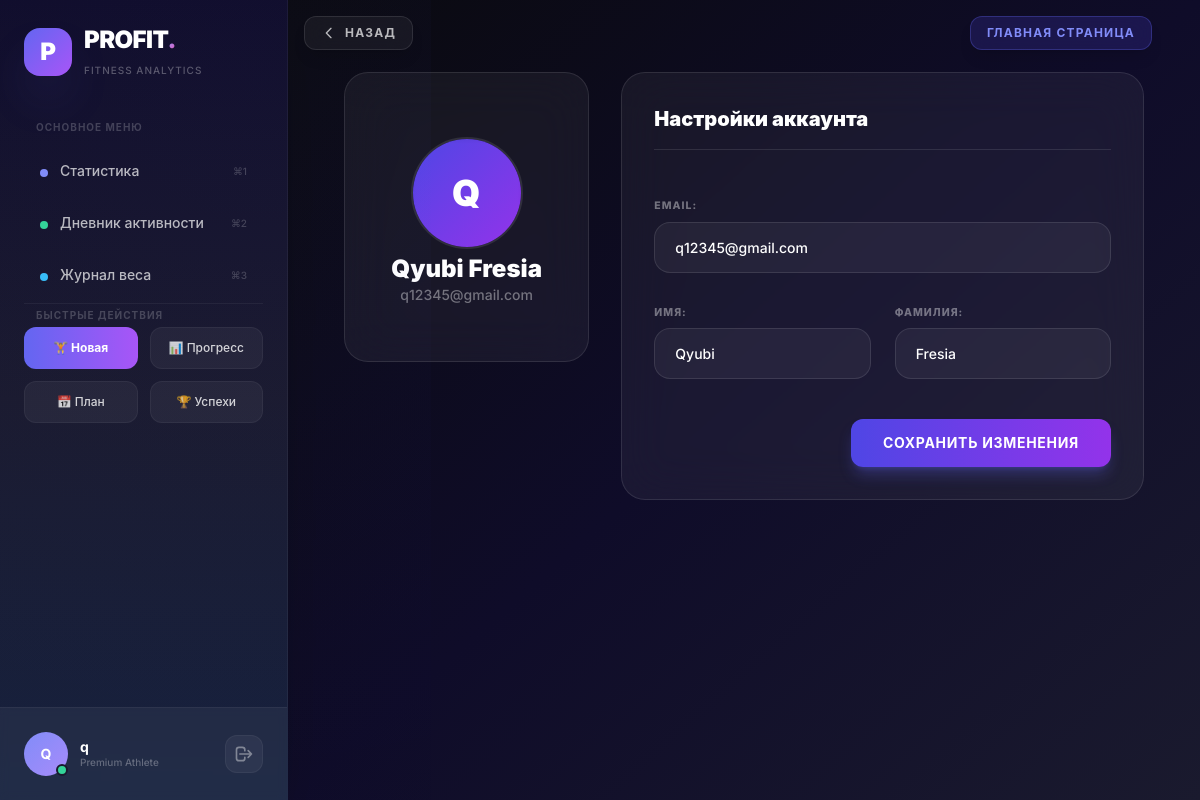
The app's page /users/profile/ (signed in), older data.
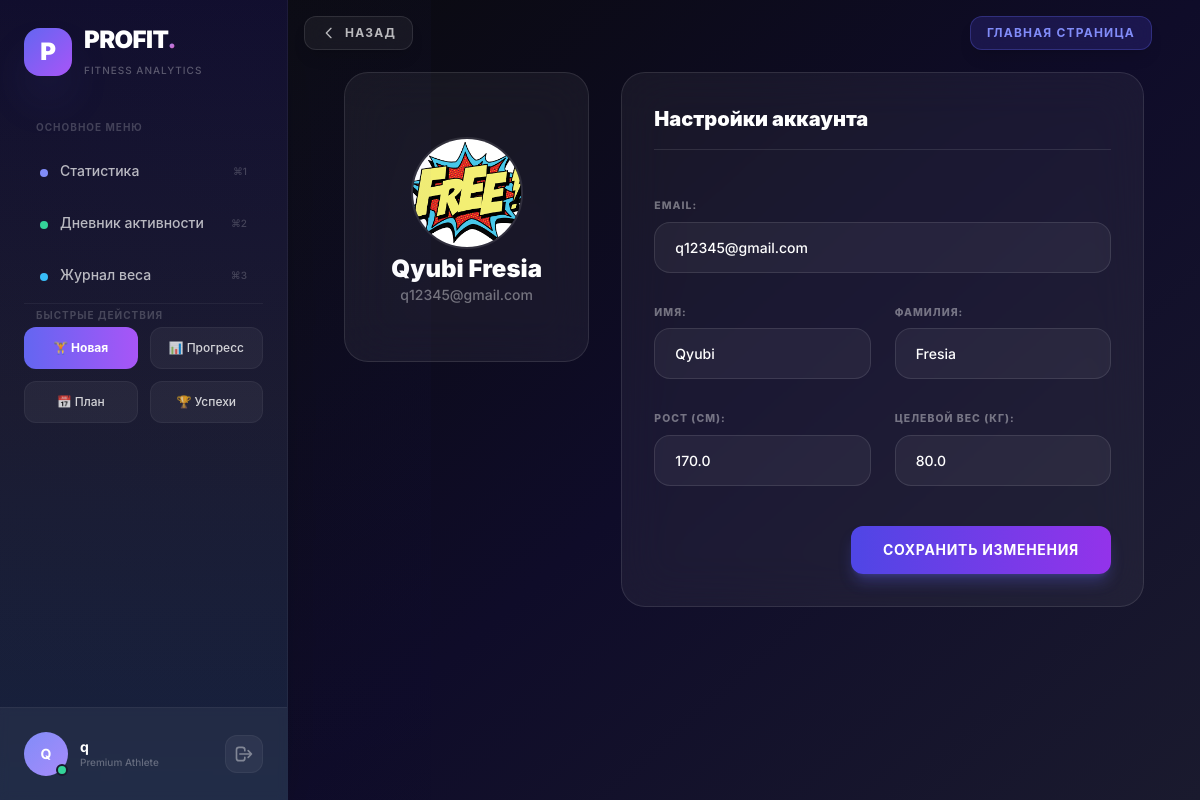
The same page, newer data.
### apps/users/models.py (models this page shows, shortened)
class UserProfile(models.Model):
    GENDER_CHOICES = [('M', 'Мужской'), ('F', 'Женский')]
    user = models.OneToOneField(User, on_delete=models.CASCADE, related_name='profile')
    avatar = models.ImageField(upload_to='avatars/', blank=True, null=True, verbose_name="Аватар")
    gender = models.CharField(max_length=1, choices=GENDER_CHOICES, verbose_name="Пол")
    birth_date = models.DateField(verbose_name="Дата рождения")
    height_cm = models.FloatField(verbose_name="Рост (см)")
    target_weight = models.FloatField(verbose_name="Целевой вес (кг)", null=True, blank=True)
    created_at = models.DateTimeField(auto_now_add=True)
    def get_age(self):
        today = date.today()
        return today.year - self.birth_date.year - ((today.month, today.day) < (self.birth_date.month, self.birth_date.day))

### apps/users/views.py (the view, shortened to what this page needs)
# urls.py: path('profile/', views.ProfileView.as_view(), name='profile'),
class ProfileView(LoginRequiredMixin, View):
    def get_context_data(self, request, u_form=None, p_form=None):
        profile = getattr(request.user, 'profile', None)
        latest_weight = UserProgress.objects.filter(user=request.user).order_by('-date').first()
        weight = latest_weight.body_weight if latest_weight else 0.0
        bmr = 0
        bmi = 0
        bmi_status = "Нет данных"
        bmi_color = "text-white/40"
        if profile and weight > 0:
            age = profile.get_age()
            bmr = (10 * weight) + (6.25 * profile.height_cm) - (5 * age)
            bmr = bmr + 5 if profile.gender == 'M' else bmr - 161
            height_m = profile.height_cm / 100
            bmi = weight / (height_m * height_m)
            if bmi < 18.5:
                bmi_status = "Дефицит массы"
                bmi_color = "text-blue-400"
            elif 18.5 <= bmi < 25:
                bmi_status = "Норма"
                bmi_color = "text-emerald-400"
            elif 25 <= bmi < 30:
                bmi_status = "Избыточный вес"
                bmi_color = "text-amber-400"
            else:
                bmi_status = "Ожирение"
                bmi_color = "text-rose-400"
        return {
            'profile': profile,
            'current_weight': round(weight, 1),
            'bmr': round(bmr),
            'bmi': round(bmi, 1),
            'bmi_status': bmi_status,
            'bmi_color': bmi_color,
            'u_form': u_form or UserUpdateForm(instance=request.user),
            'p_form': p_form or (ProfileUpdateForm(instance=profile) if profile else None)
        }
    def get(self, request):
        return render(request, 'users/profile.html', self.get_context_data(request))

### apps/users/forms.py
class UserUpdateForm(forms.ModelForm):
    email = forms.EmailField(label="Email", required=True)
    first_name = forms.CharField(label="Имя", required=False)
    last_name = forms.CharField(label="Фамилия", required=False)
    class Meta:
        model = User
        fields = ['email', 'first_name', 'last_name']

class ProfileUpdateForm(forms.ModelForm):
    avatar = forms.ImageField(required=False, label="Изменить фото")
    class Meta:
        model = UserProfile
        fields = ['avatar', 'height_cm', 'target_weight']
        labels = {
            'height_cm': 'Рост (см)',
            'target_weight': 'Целевой вес (кг)',
        }

### templates/users/profile.html (shortened to what this page needs)
{% extends 'base.html' %}
{% block content %}
<div class="pt-17 max-w-7xl mx-auto px-4 py-8">
    <form method="post" enctype="multipart/form-data" class="django-form">
        <div class="grid grid-cols-1 lg:grid-cols-3 gap-8">
            <div class="lg:col-span-1 space-y-6">
                <div class="bg-white/5 backdrop-blur-xl p-8 rounded-3xl border border-white/10 flex flex-col items-center text-center relative overflow-hidden group">
                    <div class="relative w-28 h-28 mt-4 mb-5">
                        <label for="id_avatar" class="cursor-pointer w-full h-full rounded-full block overflow-hidden border-2 border-white/10 hover:border-indigo-500 transition-all">
                            {% if profile.avatar %}
                                <img src="{{ profile.avatar.url }}?t={{ profile.created_at|date:'U' }}" class="w-full h-full object-cover">
                            {% else %}
                                <div class="w-full h-full bg-gradient-to-br from-indigo-600 to-purple-600 flex items-center justify-center text-4xl font-black text-white uppercase shadow-inner">
                                    {{ user.username|make_list|first }}
                                </div>
                            {% endif %}
                        </label>
                    </div>
                    <h3 class="text-2xl font-black text-white relative z-10">{{ user.first_name|default:user.username }} {{ user.last_name }}</h3>
                    <p class="text-sm font-medium text-white/40 relative z-10 mb-6">{{ user.email|default:"Email не указан" }}</p>
                </div>
            </div>
            <div class="lg:col-span-2">
                <div class="bg-white/5 backdrop-blur-xl p-8 rounded-3xl border border-white/10 h-full">
                    <h3 class="text-xl font-black text-white mb-8 border-b border-white/10 pb-4">Настройки аккаунта</h3>
                    <div class="grid grid-cols-1 md:grid-cols-2 gap-x-6 gap-y-4">
                        {% for field in u_form %}
                            <div class="{% if field.name == 'email' %}md:col-span-2{% endif %}">
                                {{ field.label_tag }}
                                {{ field }}
                            </div>
                        {% endfor %}
                        {% for field in p_form %}
                            {% if field.name != 'avatar' %}
                                <div>
                                    {{ field.label_tag }}
                                    {{ field }}
                                </div>
                            {% endif %}
                        {% endfor %}
                    </div>
                    <div class="mt-10 flex justify-end">
                        <button type="submit" class="px-8 py-3.5 bg-gradient-to-r from-indigo-600 to-purple-600 hover:from-indigo-500 hover:to-purple-500 text-white font-bold rounded-xl shadow-lg shadow-indigo-500/30 transition-all text-sm uppercase tracking-wider">
                            Сохранить изменения
                        </button>
                    </div>
                </div>
            </div>
        </div>
    </form>
</div>
{% endblock %}

### templates/base.html (shortened to what the changed rows need)
<!DOCTYPE html>
<html lang="ru">
<head>
    <script src="https://cdn.tailwindcss.com"></script>
</head>
<body class="bg-[#0a0a0f]">
    <aside class="fixed inset-y-0 left-0 w-72 bg-gradient-to-b from-[#0f0c29] via-[#1a1a2e] to-[#16213e] border-r border-white/5 shadow-2xl z-40 flex flex-col sidebar-mobile md:translate-x-0">
        <div class="p-6 relative">
            <div class="flex items-center gap-3 mb-10">
                <div>
                    <h1 class="text-2xl font-black tracking-tight text-white">
                        PROFIT<span class="gradient-text">.</span>
                    </h1>
                </div>
            </div>
        </div>
        {% if user.is_authenticated %}
        <div class="p-6 border-t border-white/5 bg-white/5 backdrop-blur-sm relative mt-auto">
            <div class="flex items-center justify-between">
                <div class="flex items-center gap-3">
                    <div class="relative">
                        <div class="user-avatar w-11 h-11 rounded-full flex items-center justify-center text-white font-bold text-sm">
                            {{ user.username|slice:":2"|upper }}
                        </div>
                        <span class="online-dot absolute bottom-0 right-0 w-3 h-3 bg-emerald-400 rounded-full border-2 border-[#1a1a2e]"></span>
                    </div>
                    <div>
                        <p class="text-sm font-bold text-white leading-tight">{{ user.username }}</p>
                        <p class="text-[10px] text-white/30 font-medium">Premium Athlete</p>
                    </div>
                </div>
                <form action="{% url 'users:login' %}" method="post">
                    <button type="submit" class="p-2 rounded-xl bg-white/5 hover:bg-rose-500/20 hover:text-rose-400 text-white/40 transition-all duration-300 group border border-white/5 hover:border-rose-500/30" title="Выйти">
                        <svg class="w-5 h-5 group-hover:rotate-12 transition-transform" fill="none" stroke="currentColor" viewBox="0 0 24 24">
                            <path stroke-linecap="round" stroke-linejoin="round" stroke-width="2" d="M17 16l4-4m0 0l-4-4m4 4H7m6 4v1a3 3 0 01-3 3H6a3 3 0 01-3-3V7a3 3 0 013-3h4a3 3 0 013 3v1"/>
                        </svg>
                    </button>
                </form>
            </div>
        </div>
        {% endif %}
    </aside>
    <main class="md:ml-72 min-h-screen bg-gradient-to-br from-[#0a0a0f] via-[#0f0c29] to-[#1a1a2e]">
        <div class="max-w-7xl mx-auto p-6 md:p-10">
            {% block content %}{% endblock %}
        </div>
    </main>
</body>
</html>

Row changes from the older to the newer data that the page shows:
added UserProfile: avatar (picture), p_form "170.0" "80.0"
Text that changed along with them:
{{ user.username|make_list|first }}: "Q" → (not shown)
new list line: "РОСТ (СМ):"
new list line: "ЦЕЛЕВОЙ ВЕС (КГ):"
